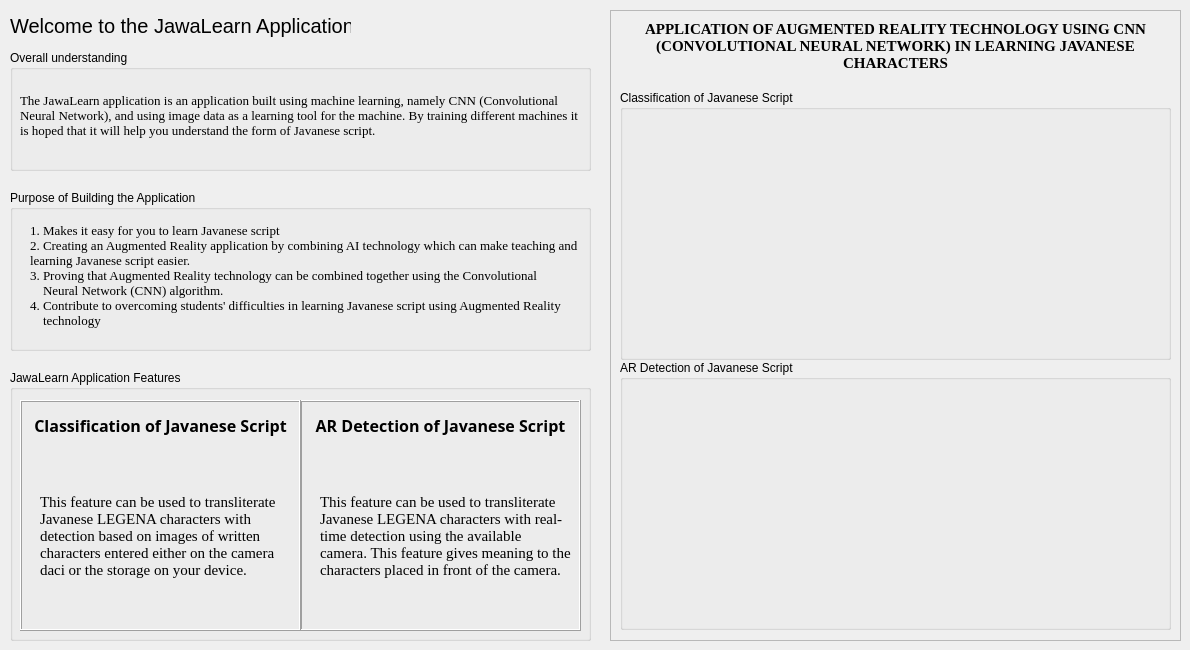
    <widget class="QWidget" name="tab_3">
     <attribute name="title">
      <string>Home</string>
     </attribute>
     <widget class="QLabel" name="label_9">
      <property name="geometry">
       <rect>
        <x>10</x>
        <y>10</y>
        <width>341</width>
        <height>31</height>
       </rect>
      </property>
      <property name="font">
       <font>
        <family>Nirmala UI</family>
        <pointsize>15</pointsize>
        <weight>50</weight>
        <bold>false</bold>
       </font>
      </property>
      <property name="text">
       <string>Welcome to the JawaLearn Application</string>
      </property>
     </widget>
     <widget class="QGroupBox" name="groupBox_13">
      <property name="geometry">
       <rect>
        <x>10</x>
        <y>50</y>
        <width>581</width>
        <height>121</height>
       </rect>
      </property>
      <property name="title">
       <string>Overall understanding</string>
      </property>
      <widget class="QLabel" name="label_36">
       <property name="geometry">
        <rect>
         <x>10</x>
         <y>20</y>
         <width>561</width>
         <height>91</height>
        </rect>
       </property>
       <property name="font">
        <font>
         <family>Times New Roman</family>
         <pointsize>10</pointsize>
        </font>
       </property>
       <property name="lineWidth">
        <number>1</number>
       </property>
       <property name="text">
        <string>The JawaLearn application is an application built using machine learning, namely CNN (Convolutional Neural Network), and using image data as a learning tool for the machine. By training different machines it is hoped that it will help you understand the form of Javanese script.</string>
       </property>
       <property name="textFormat">
        <enum>Qt::PlainText</enum>
       </property>
       <property name="scaledContents">
        <bool>false</bool>
       </property>
       <property name="wordWrap">
        <bool>true</bool>
       </property>
      </widget>
     </widget>
     <widget class="QGroupBox" name="groupBox_14">
      <property name="geometry">
       <rect>
        <x>10</x>
        <y>190</y>
        <width>581</width>
        <height>161</height>
       </rect>
      </property>
      <property name="title">
       <string>Purpose of Building the Application</string>
      </property>
      <widget class="QLabel" name="label_15">
       <property name="geometry">
        <rect>
         <x>20</x>
         <y>20</y>
         <width>551</width>
         <height>131</height>
        </rect>
       </property>
       <property name="font">
        <font>
         <family>Times New Roman</family>
         <pointsize>10</pointsize>
        </font>
       </property>
       <property name="text">
        <string>1. Makes it easy for you to learn Javanese script 
2. Creating an Augmented Reality application by combining AI technology which can make teaching and learning Javanese script easier. 
3. Proving that Augmented Reality technology can be combined together using the Convolutional 
    Neural Network (CNN) algorithm.
4. Contribute to overcoming students' difficulties in learning Javanese script using Augmented Reality 
    technology</string>
       </property>
       <property name="wordWrap">
        <bool>true</bool>
       </property>
      </widget>
     </widget>
     <widget class="QGroupBox" name="groupBox_15">
      <property name="geometry">
       <rect>
        <x>10</x>
        <y>370</y>
        <width>581</width>
        <height>271</height>
       </rect>
      </property>
      <property name="title">
       <string>JawaLearn Application Features</string>
      </property>
      <widget class="QFrame" name="frame_15">
       <property name="geometry">
        <rect>
         <x>290</x>
         <y>30</y>
         <width>281</width>
         <height>231</height>
        </rect>
       </property>
       <property name="font">
        <font>
         <pointsize>10</pointsize>
        </font>
       </property>
       <property name="styleSheet">
        <string notr="true"/>
       </property>
       <property name="frameShape">
        <enum>QFrame::Box</enum>
       </property>
       <property name="frameShadow">
        <enum>QFrame::Raised</enum>
       </property>
       <widget class="QLabel" name="label_26">
        <property name="geometry">
         <rect>
          <x>10</x>
          <y>10</y>
          <width>261</width>
          <height>31</height>
         </rect>
        </property>
        <property name="font">
         <font>
          <family>Segoe UI Black</family>
          <pointsize>12</pointsize>
          <weight>75</weight>
          <bold>true</bold>
         </font>
        </property>
        <property name="text">
         <string>AR Detection of Javanese Script</string>
        </property>
        <property name="alignment">
         <set>Qt::AlignCenter</set>
        </property>
       </widget>
       <widget class="QLabel" name="label_30">
        <property name="geometry">
         <rect>
          <x>20</x>
          <y>70</y>
          <width>251</width>
          <height>131</height>
         </rect>
        </property>
        <property name="font">
         <font>
          <family>Times New Roman</family>
          <pointsize>11</pointsize>
         </font>
        </property>
        <property name="text">
         <string>This feature can be used to transliterate Javanese LEGENA characters with real-time detection using the available camera. This feature gives meaning to the characters placed in front of the camera.</string>
        </property>
        <property name="wordWrap">
         <bool>true</bool>
        </property>
       </widget>
      </widget>
      <widget class="QFrame" name="frame_7">
       <property name="geometry">
        <rect>
         <x>10</x>
         <y>30</y>
         <width>281</width>
         <height>231</height>
        </rect>
       </property>
       <property name="styleSheet">
        <string notr="true"/>
       </property>
       <property name="frameShape">
        <enum>QFrame::Box</enum>
       </property>
       <property name="frameShadow">
        <enum>QFrame::Raised</enum>
       </property>
       <widget class="QLabel" name="label_16">
        <property name="geometry">
         <rect>
          <x>10</x>
          <y>10</y>
          <width>261</width>
          <height>31</height>
         </rect>
        </property>
        <property name="font">
         <font>
          <family>Segoe UI Black</family>
          <pointsize>12</pointsize>
          <weight>75</weight>
          <bold>true</bold>
         </font>
        </property>
        <property name="text">
         <string>Classification of Javanese Script</string>
        </property>
        <property name="alignment">
         <set>Qt::AlignCenter</set>
        </property>
       </widget>
       <widget class="QLabel" name="label_29">
        <property name="geometry">
         <rect>
          <x>20</x>
          <y>70</y>
          <width>241</width>
          <height>131</height>
         </rect>
        </property>
        <property name="font">
         <font>
          <family>Times New Roman</family>
          <pointsize>11</pointsize>
         </font>
        </property>
        <property name="text">
         <string>This feature can be used to transliterate Javanese LEGENA characters with detection based on images of written characters entered either on the camera daci or the storage on your device.</string>
        </property>
        <property name="wordWrap">
         <bool>true</bool>
        </property>
       </widget>
      </widget>
     </widget>
     <widget class="QFrame" name="frame_3">
      <property name="geometry">
       <rect>
        <x>610</x>
        <y>10</y>
        <width>571</width>
        <height>631</height>
       </rect>
      </property>
      <property name="frameShape">
       <enum>QFrame::StyledPanel</enum>
      </property>
      <property name="frameShadow">
       <enum>QFrame::Raised</enum>
      </property>
      <widget class="QLabel" name="label_39">
       <property name="geometry">
        <rect>
         <x>10</x>
         <y>10</y>
         <width>551</width>
         <height>51</height>
        </rect>
       </property>
       <property name="font">
        <font>
         <family>Times New Roman</family>
         <pointsize>11</pointsize>
         <weight>75</weight>
         <bold>true</bold>
        </font>
       </property>
       <property name="text">
        <string>APPLICATION OF AUGMENTED REALITY TECHNOLOGY USING CNN (CONVOLUTIONAL NEURAL NETWORK) IN LEARNING JAVANESE CHARACTERS</string>
       </property>
       <property name="alignment">
        <set>Qt::AlignCenter</set>
       </property>
       <property name="wordWrap">
        <bool>true</bool>
       </property>
      </widget>
      <widget class="QGroupBox" name="groupBox_16">
       <property name="geometry">
        <rect>
         <x>10</x>
         <y>80</y>
         <width>551</width>
         <height>270</height>
        </rect>
       </property>
       <property name="title">
        <string>Classification of Javanese Script</string>
       </property>
       <widget class="QLabel" name="label_40">
        <property name="geometry">
         <rect>
          <x>10</x>
          <y>20</y>
          <width>531</width>
          <height>241</height>
         </rect>
        </property>
        <property name="text">
         <string/>
        </property>
        <property name="pixmap">
         <pixmap>../klasifikasi_241.png</pixmap>
        </property>
        <property name="alignment">
         <set>Qt::AlignCenter</set>
        </property>
       </widget>
      </widget>
      <widget class="QGroupBox" name="groupBox_17">
       <property name="geometry">
        <rect>
         <x>10</x>
         <y>350</y>
         <width>551</width>
         <height>270</height>
        </rect>
       </property>
       <property name="title">
        <string>AR Detection of Javanese Script</string>
       </property>
       <widget class="QLabel" name="label_41">
        <property name="geometry">
         <rect>
          <x>10</x>
          <y>20</y>
          <width>531</width>
          <height>241</height>
         </rect>
        </property>
        <property name="text">
         <string/>
        </property>
        <property name="pixmap">
         <pixmap>../objek_deteksi_241.png</pixmap>
        </property>
        <property name="alignment">
         <set>Qt::AlignCenter</set>
        </property>
       </widget>
      </widget>
     </widget>
     <widget class="QLabel" name="label_42">
      <property name="geometry">
       <rect>
        <x>400</x>
        <y>0</y>
        <width>51</width>
        <height>51</height>
       </rect>
      </property>
      <property name="text">
       <string/>
      </property>
      <property name="pixmap">
       <pixmap>../usd.png</pixmap>
      </property>
      <property name="scaledContents">
       <bool>true</bool>
      </property>
     </widget>
     <widget class="QLabel" name="label_43">
      <property name="geometry">
       <rect>
        <x>460</x>
        <y>0</y>
        <width>51</width>
        <height>51</height>
       </rect>
      </property>
      <property name="text">
       <string/>
      </property>
      <property name="pixmap">
       <pixmap>../logo51.png</pixmap>
      </property>
      <property name="scaledContents">
       <bool>true</bool>
      </property>
     </widget>
     <zorder>groupBox_15</zorder>
     <zorder>label_9</zorder>
     <zorder>groupBox_13</zorder>
     <zorder>groupBox_14</zorder>
     <zorder>frame_3</zorder>
     <zorder>label_42</zorder>
     <zorder>label_43</zorder>
    </widget>
